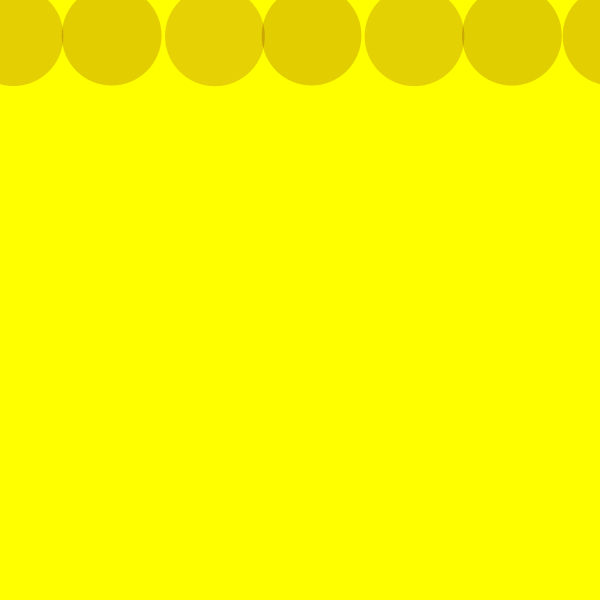
Frame 1 (no input)
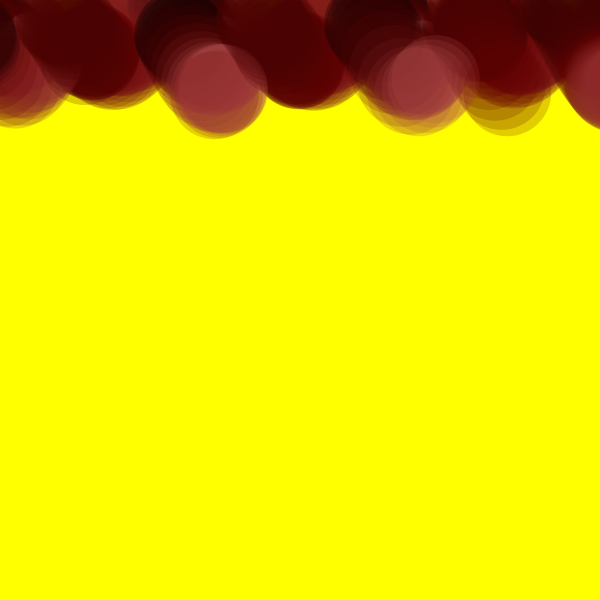
Frame 60 (the mouse pressed at the canvas centre just before this capture)
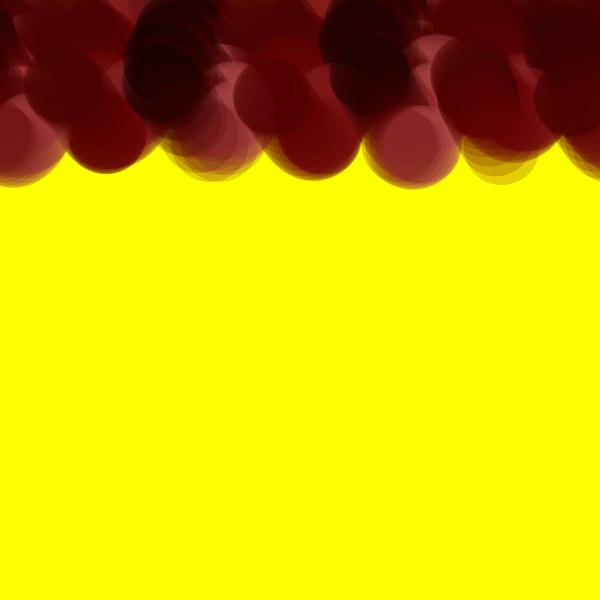
Frame 120 (the mouse held since frame 60 and released just before this capture)

The Processing sketch that drew these frames (run headless with seeded random() and noise(); from frame 60 on, the mouse is pressed at the canvas centre):

// Processing sketch: Braids
// ── Braids.pde

float w;
float h; 
ArrayList circles;

//CircleObject circle;

void setup()
{
  size(600, 600);
  circles = new ArrayList();
  background(255, 255, 0);
  w = width;
  h = height;
  
  for(int i =0; i < 10; i++)
  {
    float _r = random(.1, .9);
    CircleObject circle = new CircleObject(_r);
    circles.add(circle);
  }
  
  smooth();
  noStroke();
  
}

float radius = 50;
float xSin;
float theta;

void draw()
{
  
  for(int i =0; i < 10; i++)
  {
    CircleObject c = (CircleObject)circles.get(i);
    c.run(i * 100);
  }
  
}
// ── CircleObject.pde
class CircleObject
{
  float radius = 50;
  float xPos;
  float yPos;
  float theta;
  float amplitude = 10;
  float speed;
  float r;

  CircleObject(float _r) {
    radius = 50;
    xPos = 100;
    yPos = 100;
    r = _r;
  }

  void run(float _x)
  {
    calculate();
    display(_x);
  }


  void display(float _x)
  {
    theta += .1;
    float x = theta; 
    float c = sin(x*r) * (r*100);

    float d = radius*2;
    fill(c+100, c, c, 50);
    //stroke(c, c, c);
    ellipse(xPos + _x, yPos, d, d);
  }

  //Calculate the movement of the Spheres
  void calculate()
  {
    radius = radius - 0.1;
    if (radius <= 0) {
      radius = 0;
    }

    theta += 0.2;
    float x = theta;
    xPos = cos(x) * amplitude + sin(x*r)*amplitude*2.0 + sin(x*r)*amplitude;

    speed = speed + 1;

    yPos = speed + cos(xPos * 0.05)* 25 + sin(xPos * 0.05) * 25;
  }
}
